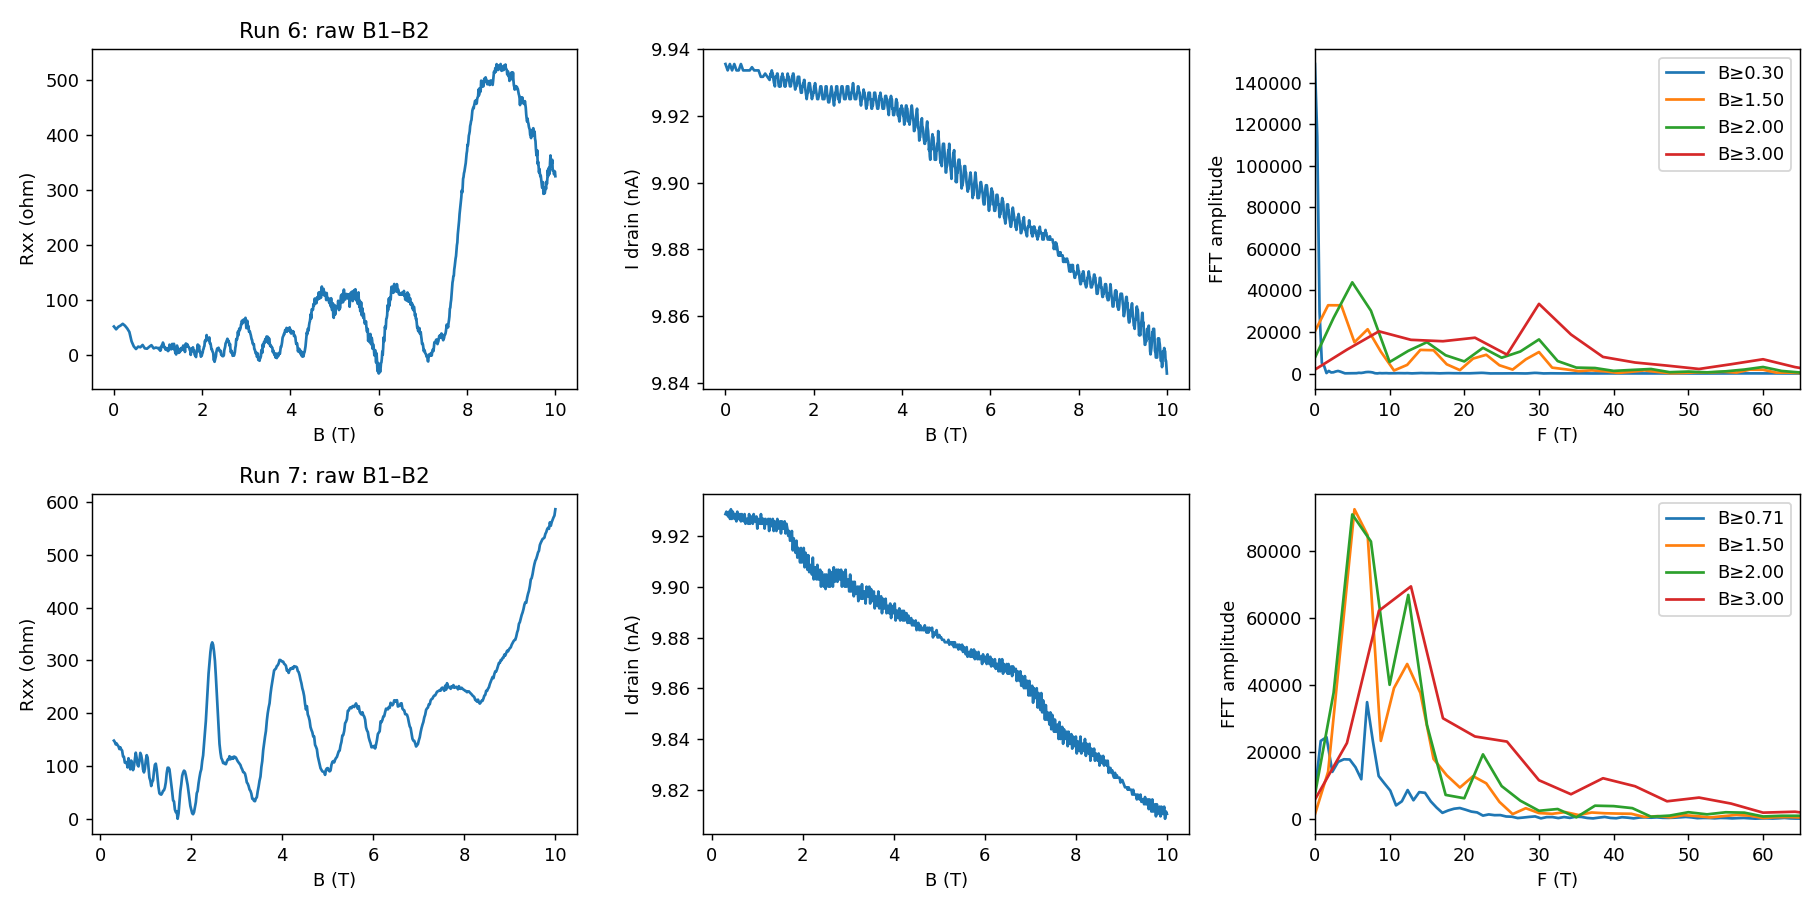

The Python source for this figure:
from pathlib import Path
import numpy as np
import matplotlib.pyplot as plt
from scipy.signal import find_peaks
from hera.analysis import open_run, resolve_channels, sdh_onset, sdh_fft, summarize_run

fig, ax = plt.subplots(2, 3, figsize=(14,7))
records = {}
for j, rid in enumerate([6,7]):
    r = open_run(Path('data')/str(rid))
    print(summarize_run(r))
    ch = {c.cid:c for c in resolve_channels(r.meta)}
    B = r.col('magnet_field'); I = r.col('sr0_X')/ch['sr0'].gain
    R = r.col('sr1_X')/ch['sr1'].gain/I
    order = np.argsort(B); B,R = B[order],R[order]
    print('channels',ch)
    print('R range',R.min(),R.max(),'I nA',I.min()*1e9,I.max()*1e9, 'T',r.col('T_sample').min(),r.col('T_sample').max())
    print('leak pA',[(k, np.min(r.col(k))*1e12,np.max(r.col(k))*1e12) for k in ['k_2400_tg_curr','k_2400_bg_curr']])
    dt=np.diff(r.col('time')); print('duration min',(r.col('time')[-1]-r.col('time')[0])/60,'median dt',np.median(dt))
    ax[j,0].plot(B,R); ax[j,0].set(xlabel='B (T)',ylabel='Rxx (ohm)',title=f'Run {rid}: raw B1–B2')
    ax[j,1].plot(r.col('magnet_field'),I*1e9,label='drain'); ax[j,1].set(xlabel='B (T)',ylabel='I drain (nA)')
    on=sdh_onset(R,B,r_full_scale=50e-6/np.median(I))
    print(on.summary())
    for cut in [on.onset_b,1.5,2,3]:
        f,spec=sdh_fft(R[:,None],B,b_range=(cut,10),nfft=4096,log=False)
        pk,_=find_peaks(spec[0]); pk=[k for k in pk if 3<f[k]<65]
        pk=sorted(pk,key=lambda k:-spec[0,k])[:7]
        print('cut',cut,'peaks',[(round(f[k],2),round(spec[0,k],3)) for k in pk])
        ax[j,2].plot(f,spec[0],label=f'B≥{cut:.2f}')
    ax[j,2].set(xlim=(0,65),xlabel='F (T)',ylabel='FFT amplitude'); ax[j,2].legend()
    records[rid]=(B,R,on)
fig.tight_layout(); fig.savefig('hera_scratch/spot_read.png',dpi=130)
plt.show()
